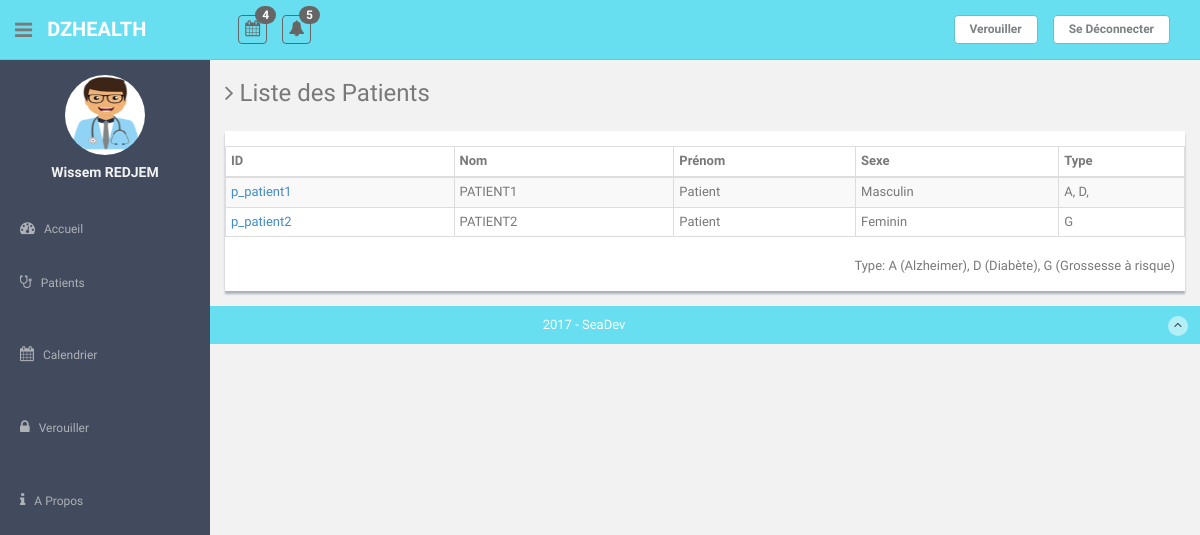
Screenshot of /DZHealth_Code/DZHealth_Code/List.php (signed in) with the database file from the repository.
### tables this page shows
CREATE TABLE `patient` (
  `idpatient` varchar(20) NOT NULL,
  `passwd` varchar(15) NOT NULL,
  `nom` varchar(25) NOT NULL,
  `prenom` varchar(25) NOT NULL,
  `datenaiss` date DEFAULT NULL,
  `sexe` char(1) DEFAULT NULL,
  `adresse` varchar(35) DEFAULT NULL,
  `tel` varchar(15) DEFAULT NULL,
  `type` varchar(3) DEFAULT NULL,
  `idmedecin` varchar(20) DEFAULT NULL
);

### DZHealth_Code/DZHealth_Code/List.php (the view, shortened to what this page needs)
<!DOCTYPE html>
<html lang="en">
  <head>
    <link href="assets/css/bootstrap.css" rel="stylesheet">
    <link href="assets/font-awesome/css/font-awesome.css" rel="stylesheet" />
    <link href="assets/css/style.css" rel="stylesheet">
    <link href="assets/css/style-responsive.css" rel="stylesheet">
    <link href="assets/css/table-responsive.css" rel="stylesheet">
  </head>
  <body>
  <section id="container" >
      <header class="header black-bg">
              <div class="sidebar-toggle-box">
                  <div class="fa fa-bars tooltips" data-placement="right" data-original-title="Toggle Navigation"></div>
              </div>
            <a href="index.php" class="logo"><b>DZHealth</b></a>
            <div class="nav notify-row" id="top_menu">
                <ul class="nav top-menu">
                    <li class="dropdown">
                        <a data-toggle="dropdown" class="dropdown-toggle" href="index.php#">
                            <i class="fa fa-calendar"></i>
                            <span class="badge bg-theme">4</span>
                        </a>
                    </li>
                    <li id="header_inbox_bar" class="dropdown">
                        <a data-toggle="dropdown" class="dropdown-toggle" href="index.php#">
                            <i class="fa fa-bell"></i>
                            <span class="badge bg-theme">5</span>
                        </a>
                    </li>
                </ul>
            </div>
            <div class="top-menu">
              <ul class="nav pull-right top-menu">
                    <li><a class="logout" href="login.php">Se Déconnecter</a></li>
              </ul>
            </div>
            <div class="top-menu">
              <ul class="nav pull-right top-menu">
                    <li><a class="logout" href="lock_screen.php">Verouiller</a></li>
              </ul>
            </div>
        </header>
      <aside>
          <div id="sidebar"  class="nav-collapse ">
              <ul class="sidebar-menu" id="nav-accordion">
                  <p class="centered"><a href="#"><img src="assets/img/ui-med.png" class="img-circle" width="80" height="80"></a></p>
                  <h5 class="centered">
                    <?php
                      if ($_SESSION['prenom']!='' and $_SESSION['nom']!='') echo $_SESSION['prenom'].' '.$_SESSION['nom'];
                      else echo '';
                    ?>
                  </h5>
                  <li class="mt">
                      <a  href="index.php">
                          <i class="fa fa-dashboard"></i>
                          <span>Accueil</span>
                      </a>
                  </li>
                  <li class="sub-menu">
                      <a href="javascript:;" >
                          <i class=" fa fa-stethoscope"></i>
                          <span>Patients</span>
                      </a>
                  </li>
                  <li class="mt">
                      <a  href="calendar.php">
                          <i class="fa fa-calendar"></i>
                          <span>Calendrier</span>
                      </a>
                  </li>
                  <li class="mt">
                      <a  href="lock_screen.php">
                          <i class="fa fa-lock"></i>
                          <span>Verouiller</span>
                      </a>
                  </li>
                  <li class="mt">
                    <a  href="apropos.php">
                        <i class="fa fa-info"></i>
                        <span>A Propos</span>
                    </a>
                  </li>
              </ul>
          </div>
      </aside>
      <?php
        try
        {
          $bdd = new PDO('mysql:host=localhost;dbname=dzhealth', 'root', '');
        }
        catch (Exception $e)
        {
          die('Erreur : ' . $e->getMessage());
        }
        $req= $bdd->prepare('Select idpatient,nom,prenom,sexe,type from patient where idmedecin = ?');
        $req->execute(array($_SESSION['username']));
      ?>
      <section id="main-content">
          <section class="wrapper">
          	<h3><i class="fa fa-angle-right"></i> Liste des Patients</h3>
		  		<div class="row mt">
			  		<div class="col-lg-12">
              <div class="content-panel">
                <section id="unseen">
                  <?php
                    if(!$data = $req->fetch()) {?> <p class="space">   Aucun patient! </p>
                    <?php
                    }
                    else
                    {
                      ?>
                    <table class="table table-bordered table-striped table-condensed">
                    <thead>
                    <tr>
                        <th>ID</th>
                        <th>Nom</th>
                        <th>Prénom</th>
                        <th>Sexe</th>
                        <th>Type</th>
                    </tr>
                    </thead>
                    <tbody>
                    <?php
                    do{
                      $id = 'patient.php?id='.$data['idpatient'];
                    ?>
                      <tr>
                      <td> <a href= "<?php echo $id; ?> ">
                               <?php echo $data['idpatient'] ?>
                            </a>
                      </td>
                      <td> <?php echo $data['nom'] ?>        </td>
                      <td> <?php echo $data['prenom'] ?>     </td>
                      <td>
                        <?php
                        if ($data['sexe']=='F') echo 'Feminin';
                        else echo 'Masculin';
                        ?>
                      </td>
                      <td>
                        <?php
                          $str = $data['type'];
                          if (strlen($str) == 1) echo $str;
                          else if ($str != NULL ) {
                            for ($i=0; $i<strlen($str); $i++) echo substr($str,$i,1).', ';
                          }
                          ?>
                      </td>
                  </tr>
                  <?php
                        }while ($data = $req->fetch());
                ?>
                  </tbody>
                  </table>
                  <p class='type-patient'> Type: A (Alzheimer), D (Diabète), G (Grossesse à risque) </p>
                  <?php
                  }
                      ?>
                </section>
              </div>
            </div>
		  	 </div>
		</section><! --/wrapper -->
      </section>
      <footer class="site-footer">
          <div class="text-center">
              2017 - SeaDev
              <a href="list.php" class="go-top">
                  <i class="fa fa-angle-up"></i>
              </a>
          </div>
      </footer>
  </section>
  </body>
</html>

### DZHealth_Code/DZHealth_Code/assets/css/style.css (style rules this page uses)
body { color: #797979; background: #f2f2f2; font-family: 'Ruda', sans-serif; padding: 0px !important; margin: 0px !important; font-size:13px; }
ul li { list-style: none; }
a, a:hover, a:focus { text-decoration: none; outline: none; }
#container { width: 100%; height: 100%; }
.bg-theme { background-color: #68dff0; }
.centered { text-align: center; }
.mt { margin-top: 25px; }
.bg-theme { background-color: #666666; font-weight: bold; }
ul.top-menu > li > .logout { color: #7c8182 ; font-size: 12px; font-weight: bold; border-radius: 4px; -webkit-border-radius: 4px; border: 1px solid #64c3c2 !important; padding: 5px 15px; margin-right: 15px; background: #ffffff; margin-top: 15px; }
#sidebar { width: 210px; height: 100%; position: fixed; background: #424a5d; }
#sidebar h5 { color: #f2f2f2; font-weight: 700; }
#sidebar ul li { position: relative; }
ul.sidebar-menu , ul.sidebar-menu li ul.sub { margin: -2px 0 0; padding: 0; }
ul.sidebar-menu { margin-top: 75px; }
ul.sidebar-menu li { margin-bottom: 5px; margin-left:10px; margin-right:10px; }
ul.sidebar-menu li.sub-menu { line-height: 15px; }
ul.sidebar-menu li a span { display: inline-block; }
ul.sidebar-menu li a { color: #aeb2b7; text-decoration: none; display: block; padding: 15px 0 15px 10px; font-size: 12px; outline: none; -webkit-transition: all 0.3s ease; -moz-transition: all 0.3s ease; -o-transition: all 0.3s ease; -ms-transition: all 0.3s ease; transition: all 0.3s ease; }
ul.sidebar-menu li a i { font-size: 15px; padding-right: 6px; }
#main-content { margin-left: 210px; }
.header, .footer { min-height: 60px; padding: 0 15px; }
.header { position: fixed; left: 0; right: 0; z-index: 1002; }
.black-bg { background: #68dff0; border-bottom: 1px solid #acacac; }
.wrapper { display: inline-block; margin-top: 60px; padding-left: 15px; padding-right: 15px; padding-bottom: 15px; padding-top: 0px; width: 100%; }
a.logo { font-size: 20px; color: #ffffff; float: left; margin-top: 15px; text-transform: uppercase; }
a.logo b { font-weight: 900; }
#top_menu .nav > li, ul.top-menu > li { float: left; }
.notify-row { float: left; margin-top: 15px; margin-left: 92px; }
ul.top-menu > li > a { color: #666666; font-size: 16px; border-radius: 4px; -webkit-border-radius: 4px; border:1px solid #666666 !important; padding: 2px 6px; margin-right: 15px; }
.notify-row .badge { position: absolute; right: -10px; top: -10px; z-index: 100; }
.sidebar-toggle-box { float: left; padding-right: 15px; margin-top: 20px; }
.sidebar-toggle-box .fa-bars { cursor: pointer; display: inline-block; font-size: 20px; }
.content-panel { background: #ffffff; box-shadow: 0px 3px 2px #aab2bd; padding-top: 15px; padding-bottom: 5px; }
.type-patient { text-align: right; padding-right: 10px; }
.site-footer { background: #68dff0; color: #fff; padding: 10px 0; margin-bottom: 0; }
.go-top { margin-right: 1%; float: right; background: rgba(255,255,255,.5); width: 20px; height: 20px; border-radius: 50%; -webkit-border-radius: 50%; }
.go-top i { color: #2A3542; }

### rows the page displays
patient: idpatient "p_patient1", nom "PATIENT1", prenom "Patient", sexe "Masculin", type "A", type "D"
patient: idpatient "p_patient2", nom "PATIENT2", prenom "Patient", sexe "Feminin", type "G"

### other values shown
$_SESSION['prenom'] "Wissem"
$_SESSION['nom'] "REDJEM"
